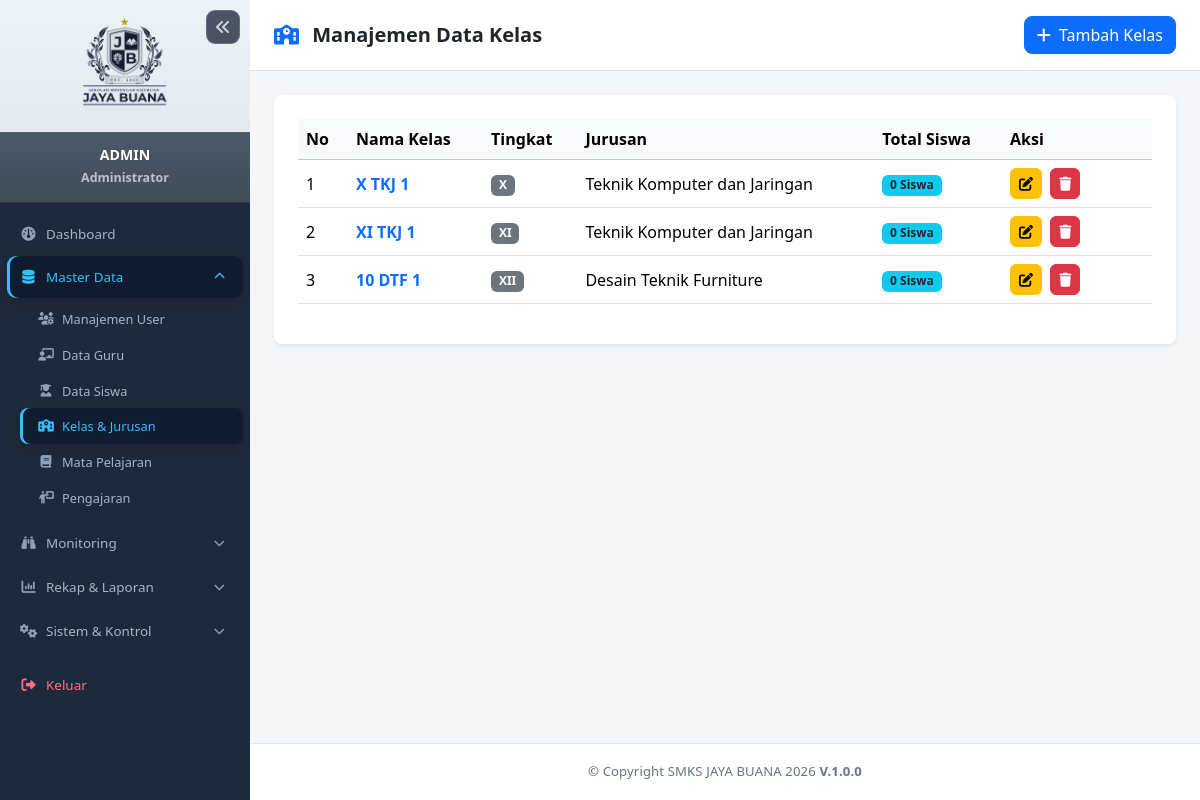
Page /admin/kelas.php (signed in) on the committed database.
### tables this page shows
CREATE TABLE `kelas` (
  `id` int(10) UNSIGNED NOT NULL,
  `nama_kelas` varchar(50) NOT NULL,
  `tingkat` enum('X','XI','XII') NOT NULL,
  `jurusan` varchar(100) NOT NULL,
  `created_at` timestamp NULL DEFAULT current_timestamp()
);

### config/helper.php (called while the page is built, shortened)
<?php
function sanitize($data) {
    return htmlspecialchars(trim($data), ENT_QUOTES, 'UTF-8');
}

### admin/kelas.php (the view, shortened to what this page needs)
<?php
require_once __DIR__ . '/../config/helper.php';
$db = Database::getInstance();
$stmt_list = $db->query("
    SELECT k.*,
           (SELECT COUNT(*) FROM siswa s WHERE s.kelas_id = k.id) as total_siswa
    FROM kelas k
    ORDER BY k.tingkat ASC, k.nama_kelas ASC
");
$daftar_kelas = $stmt_list->fetchAll();
?>
<?php require_once __DIR__ . '/../includes/header.php'; ?>
<?php require_once __DIR__ . '/../includes/sidebar.php'; ?>
<div id="page-content-wrapper">
    <nav class="navbar navbar-expand-lg navbar-light bg-white border-bottom px-4 py-3">
        <div class="d-flex align-items-center justify-content-between w-100">
            <h5 class="mb-0 fw-bold"><i class="fa-solid fa-school text-primary me-2"></i> Manajemen Data Kelas</h5>
            <button class="btn btn-primary rounded-3" data-bs-toggle="modal" data-bs-target="#modalTambahKelas">
                <i class="fa-solid fa-plus me-1"></i> Tambah Kelas
            </button>
        </div>
    </nav>
    <div class="container-fluid p-4">
        <div class="card border-0 shadow-sm rounded-3">
            <div class="card-body p-4">
                <div class="table-responsive">
                    <table class="table table-hover align-middle">
                        <thead class="table-light">
                            <tr>
                                <th width="50">No</th>
                                <th>Nama Kelas</th>
                                <th>Tingkat</th>
                                <th>Jurusan</th>
                                <th>Total Siswa</th>
                                <th width="150">Aksi</th>
                            </tr>
                        </thead>
                        <tbody>
                            <?php if (empty($daftar_kelas)): ?>
                                <tr>
                                    <td colspan="6" class="text-center py-4 text-muted">Belum ada data kelas yang terdaftar.</td>
                                </tr>
                            <?php else: ?>
                                <?php $no = 1; foreach ($daftar_kelas as $k): ?>
                                    <tr>
                                        <td><?= $no++ ?></td>
                                        <td><strong class="text-primary"><?= sanitize($k['nama_kelas']) ?></strong></td>
                                        <td><span class="badge bg-secondary"><?= sanitize($k['tingkat']) ?></span></td>
                                        <td><?= sanitize($k['jurusan']) ?></td>
                                        <td><span class="badge bg-info text-dark"><?= $k['total_siswa'] ?> Siswa</span></td>
                                        <td>
                                            <button class="btn btn-sm btn-warning me-1 rounded-2"
                                                    data-bs-toggle="modal"
                                                    data-bs-target="#modalEditKelas<?= $k['id'] ?>">
                                                <i class="fa-solid fa-pen-to-square"></i>
                                            </button>
                                            <a href="kelas.php?hapus=<?= $k['id'] ?>"
                                               class="btn btn-sm btn-danger rounded-2"
                                               onclick="return confirm('Apakah Anda yakin ingin menghapus kelas ini?');">
                                                <i class="fa-solid fa-trash"></i>
                                            </a>
                                        </td>
                                    </tr>
                                <?php endforeach; ?>
                            <?php endif; ?>
                        </tbody>
                    </table>
                </div>
            </div>
        </div>
    </div>
</div>
<?php require_once __DIR__ . '/../includes/footer.php'; ?>

### includes/header.php (style rules this page uses)
:root { --sidebar-width: 250px; }
body { background-color: #f4f6f9; font-family: 'Segoe UI', Tahoma, Geneva, Verdana, sans-serif; }
#page-content-wrapper { flex-grow: 1; overflow-y: auto; }

### includes/footer.php (style rules this page uses)
#page-content-wrapper { display: flex; flex-direction: column; }

### rows in the picture
kelas: nama_kelas "X TKJ 1", tingkat "X", jurusan "Teknik Komputer dan Jaringan", total_siswa "0"
kelas: nama_kelas "XI TKJ 1", tingkat "XI", jurusan "Teknik Komputer dan Jaringan", total_siswa "0"
kelas: nama_kelas "10 DTF 1", tingkat "XII", jurusan "Desain Teknik Furniture", total_siswa "0"

### other values in the picture
$sidebar_profile_name "ADMIN"
$sidebar_profile_role "Administrator"
